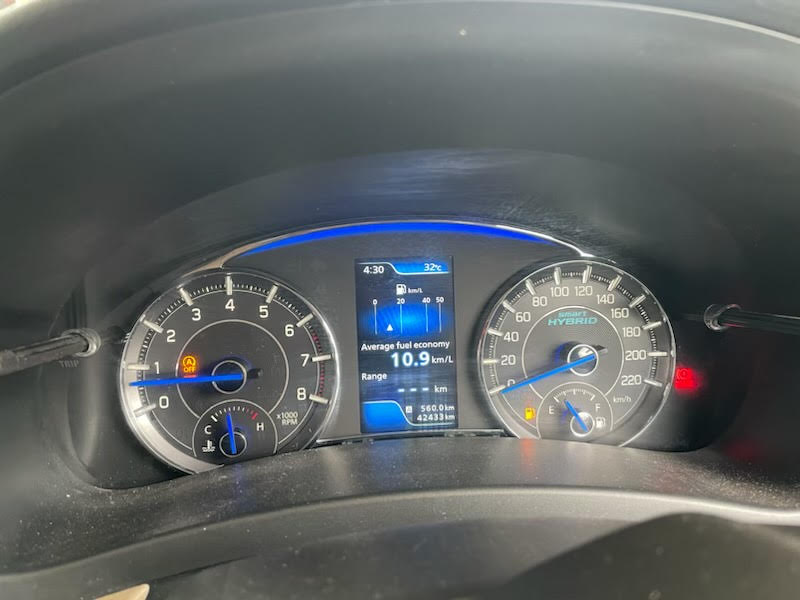
#> input picture car_dashboard.jpg, 800 x 600 px
$ python preprocess_img.py
#> lines starting #> are read from the running program, lines starting #| are printed output that depends on the picture
import numpy as np
from PIL import Image
from matplotlib import pyplot as plt

# original image
dashboard = Image.open('car_dashboard.jpg')
#> dashboard is the input picture: PIL image 800x600 RGB; mean R, G, B 95.1, 99.6, 100.3
plt.figure(figsize=(8, 8))
plt.subplot(3, 3, 1)
plt.imshow(np.array(dashboard), cmap='gray')
plt.title("original image")

# grayscaling
dashboard_gray = dashboard.convert('L')
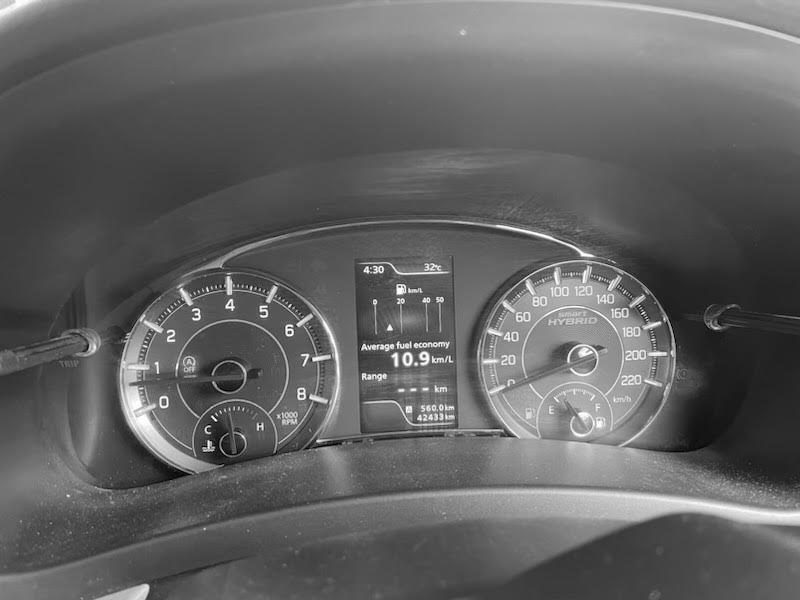
#> dashboard_gray: PIL image 800x600 L; min 0, max 255, mean 98.4
plt.subplot(3, 3, 2)
plt.imshow(np.array(dashboard_gray), cmap='gray')
plt.title("Grayscale image")

# getting ROI
crop_dashboard = dashboard_gray.crop((370, 320, 480, 450))
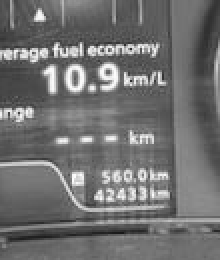
#> crop_dashboard: PIL image 110x130 L (shown 2 times larger); min 23, max 254, mean 112.5
plt.subplot(3, 3, 3)
plt.imshow(np.array(crop_dashboard), cmap='gray')
plt.title("ROI image")

# blurred_image = cv2.GaussianBlur(np.array(dashboard), (3, 3), 0)
plt.tight_layout()
plt.show()
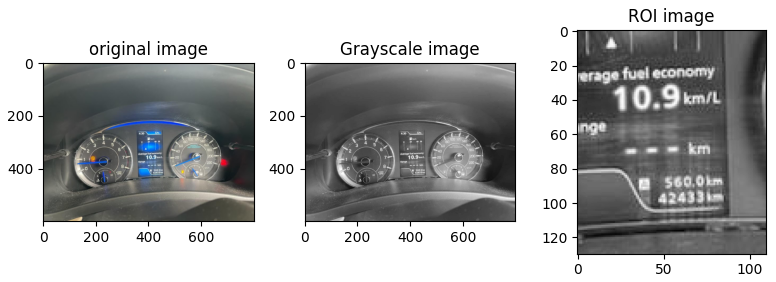
#> figure drawn by matplotlib, 3 panels

$ run again, with preprocess2.PNG saved as car_dashboard.jpg
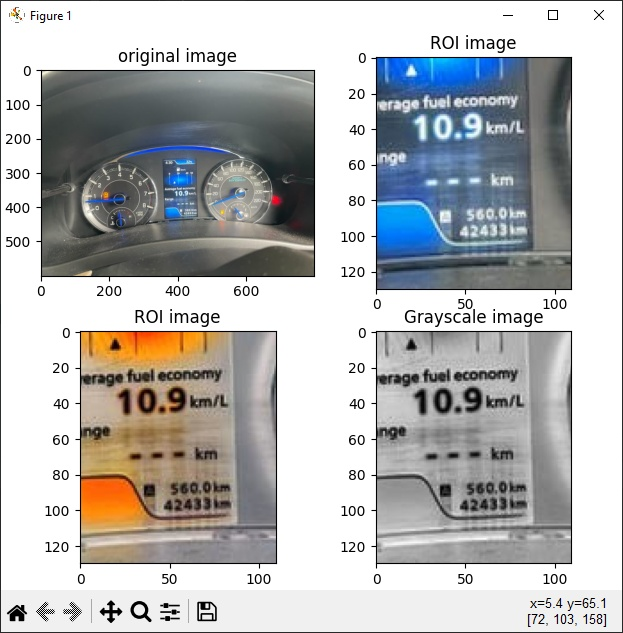
#> input picture preprocess2.PNG, 623 x 633 px
#> dashboard is the input picture: PIL image 623x633 RGB; mean R, G, B 183.3, 183.9, 184
#> `crop_dashboard = dashboard_gray.crop((370, 320, 480, 450))`:
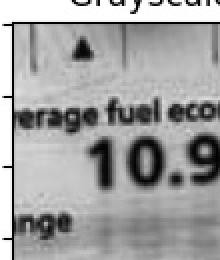
#> crop_dashboard: PIL image 110x130 L (shown 2 times larger); min 0, max 255, mean 161.8
#> `plt.show()`:
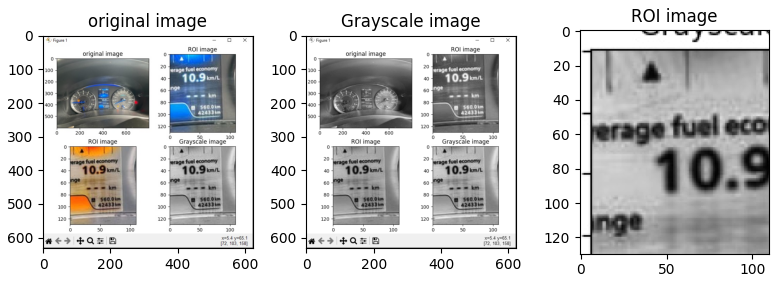
#> figure drawn by matplotlib, 3 panels
